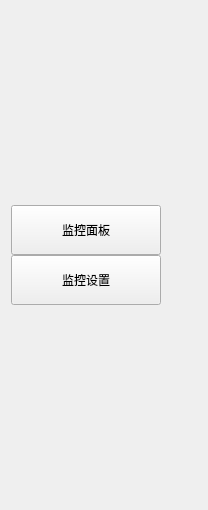
<?xml version="1.0" encoding="UTF-8"?>
<ui version="4.0">
 <class>LeftSideBar</class>
 <widget class="QWidget" name="LeftSideBar">
  <property name="geometry">
   <rect>
    <x>0</x>
    <y>0</y>
    <width>208</width>
    <height>510</height>
   </rect>
  </property>
  <property name="sizePolicy">
   <sizepolicy hsizetype="Preferred" vsizetype="Preferred">
    <horstretch>0</horstretch>
    <verstretch>0</verstretch>
   </sizepolicy>
  </property>
  <property name="minimumSize">
   <size>
    <width>0</width>
    <height>400</height>
   </size>
  </property>
  <property name="windowTitle">
   <string>Form</string>
  </property>
  <layout class="QGridLayout" name="gridLayout">
   <item row="0" column="0">
    <layout class="QVBoxLayout" name="verticalLayout">
     <property name="spacing">
      <number>0</number>
     </property>
     <item>
      <layout class="QHBoxLayout" name="horizontalLayout">
       <property name="spacing">
        <number>0</number>
       </property>
       <property name="leftMargin">
        <number>0</number>
       </property>
       <property name="topMargin">
        <number>0</number>
       </property>
       <property name="rightMargin">
        <number>0</number>
       </property>
       <property name="bottomMargin">
        <number>0</number>
       </property>
       <item>
        <layout class="QVBoxLayout" name="sidebarLayout">
         <property name="spacing">
          <number>0</number>
         </property>
         <item alignment="Qt::AlignLeft">
          <widget class="QPushButton" name="btn_dashboard">
           <property name="sizePolicy">
            <sizepolicy hsizetype="Fixed" vsizetype="Fixed">
             <horstretch>0</horstretch>
             <verstretch>0</verstretch>
            </sizepolicy>
           </property>
           <property name="minimumSize">
            <size>
             <width>150</width>
             <height>50</height>
            </size>
           </property>
           <property name="text">
            <string>监控面板</string>
           </property>
           <property name="icon">
            <iconset resource="resources.qrc">
             <normaloff>:/images/icon.svg</normaloff>:/images/icon.svg</iconset>
           </property>
           <property name="checkable">
            <bool>true</bool>
           </property>
           <attribute name="buttonGroup">
            <string notr="true">bg_sidebar</string>
           </attribute>
          </widget>
         </item>
         <item alignment="Qt::AlignLeft">
          <widget class="QPushButton" name="btn_monitor_config">
           <property name="sizePolicy">
            <sizepolicy hsizetype="Fixed" vsizetype="Fixed">
             <horstretch>0</horstretch>
             <verstretch>0</verstretch>
            </sizepolicy>
           </property>
           <property name="minimumSize">
            <size>
             <width>150</width>
             <height>50</height>
            </size>
           </property>
           <property name="text">
            <string>监控设置</string>
           </property>
           <property name="icon">
            <iconset resource="resources.qrc">
             <normaloff>:/images/menu.svg</normaloff>:/images/menu.svg</iconset>
           </property>
           <property name="iconSize">
            <size>
             <width>16</width>
             <height>16</height>
            </size>
           </property>
           <property name="checkable">
            <bool>true</bool>
           </property>
           <attribute name="buttonGroup">
            <string notr="true">bg_sidebar</string>
           </attribute>
          </widget>
         </item>
        </layout>
       </item>
      </layout>
     </item>
    </layout>
   </item>
  </layout>
 </widget>
 <resources>
  <include location="resources.qrc"/>
 </resources>
 <connections/>
 <buttongroups>
  <buttongroup name="bg_sidebar">
   <property name="exclusive">
    <bool>true</bool>
   </property>
  </buttongroup>
 </buttongroups>
</ui>
